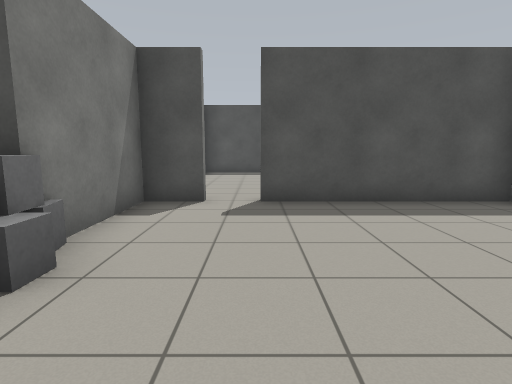
View 1 (above)

22 first-person views from a walk through a Gazebo world. The camera is 1.1 m above the floor, tilts 8° down and sees 80° across. The floor is counted in squares, 1 m on a side. Each view is taken from the middle of a square. On the plan, view 1 faces up. The plan holds only what a view shows up to about 12 squares ahead; the rest is blank. The place goes on beyond the plan. Robots are left out.

View 2
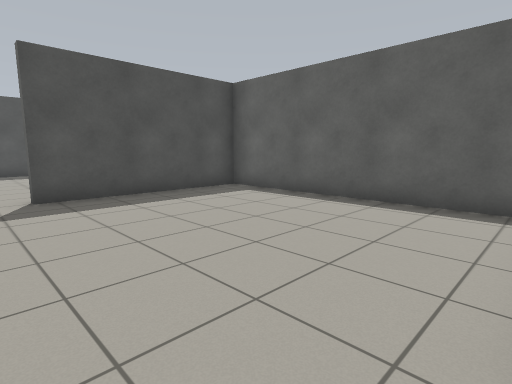

View 3
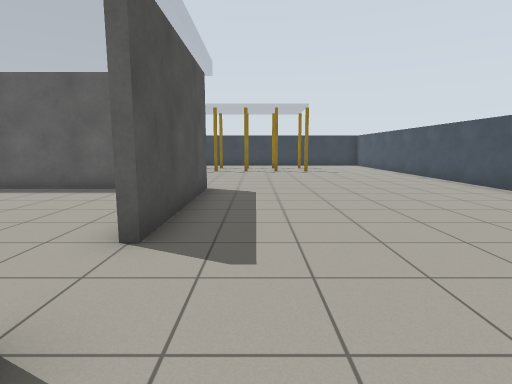

View 4
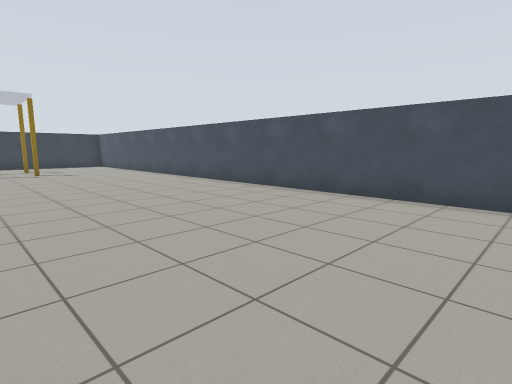

View 5
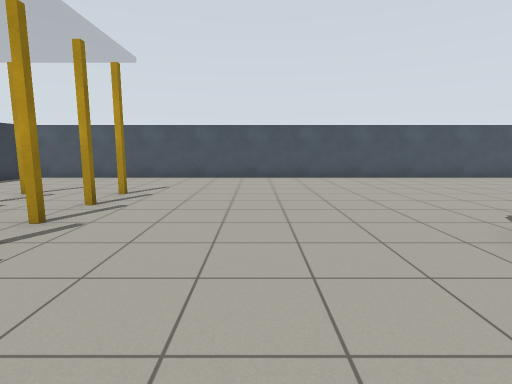

View 6
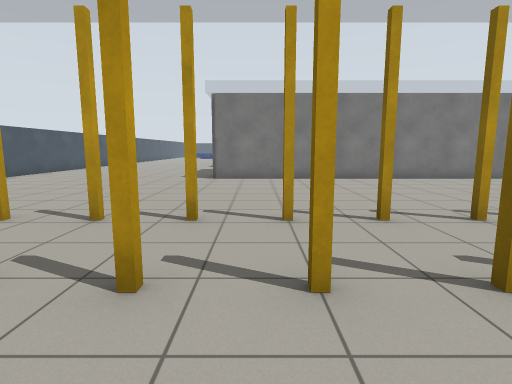

View 7
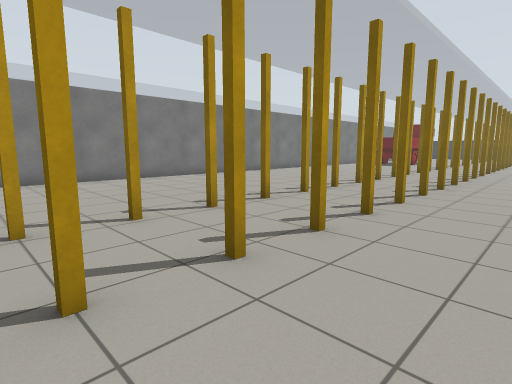

View 8
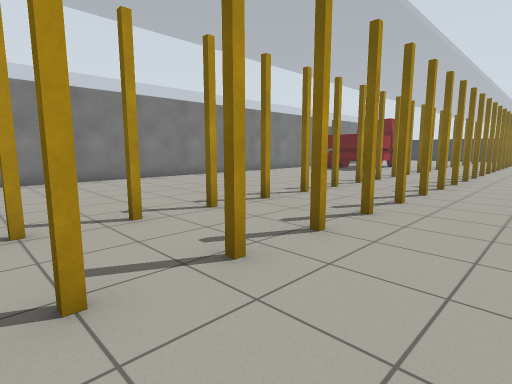

View 9
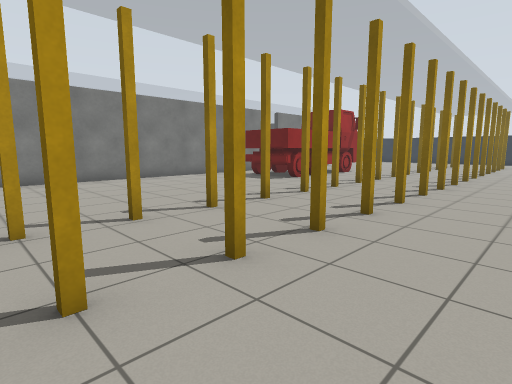

View 10
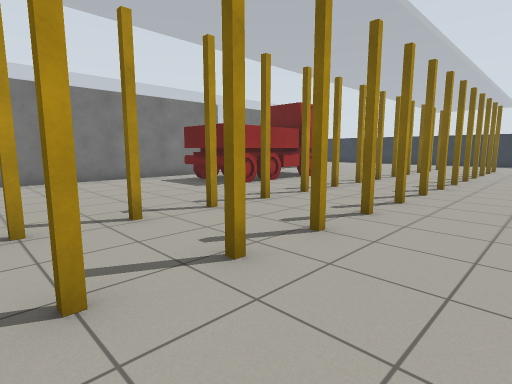

View 11
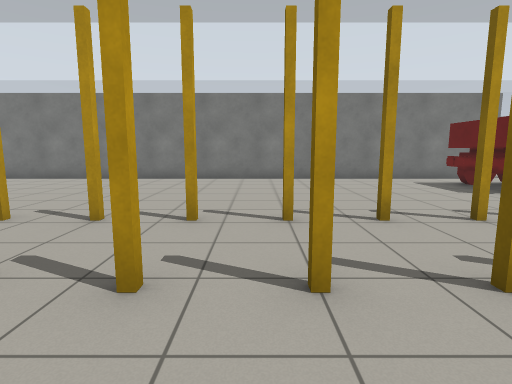

View 12
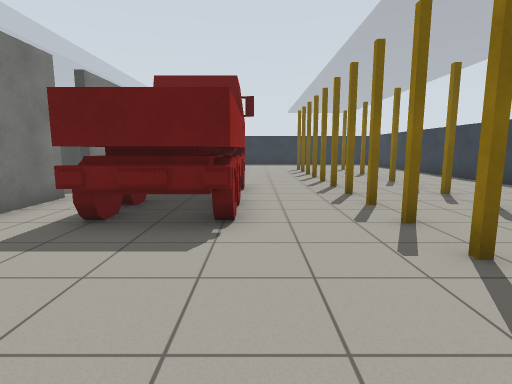

View 13
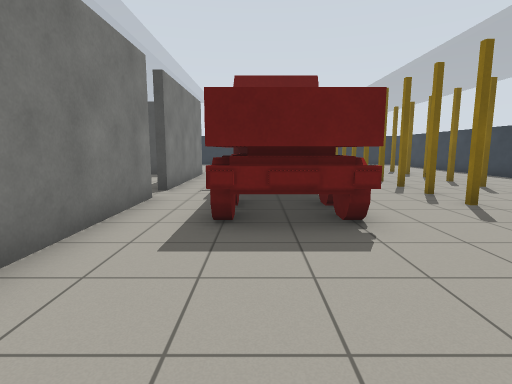

View 14
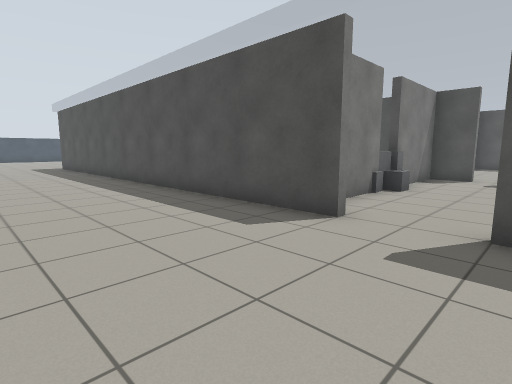

View 15
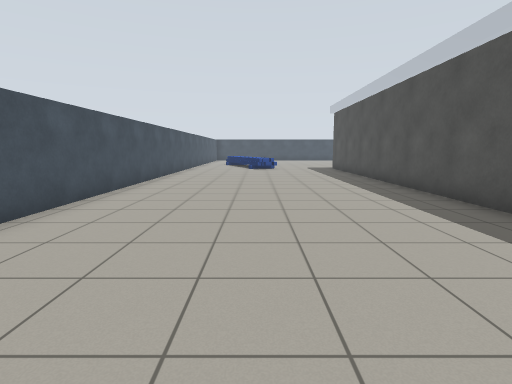

View 16
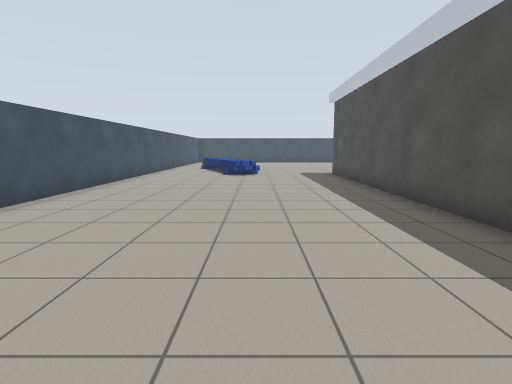

View 17
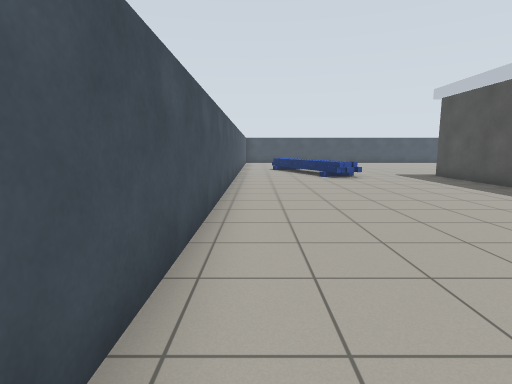

View 18
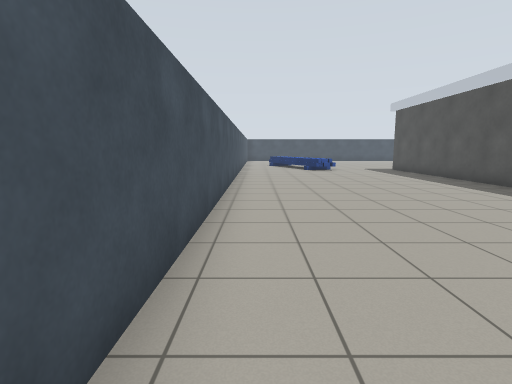

View 19
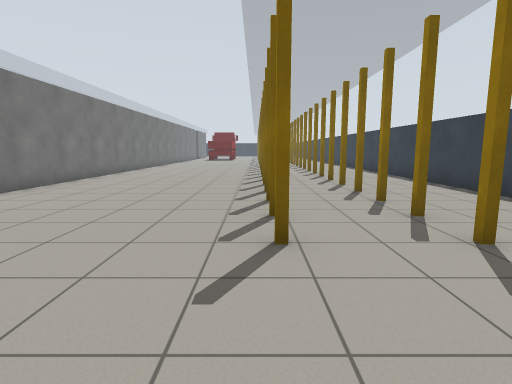

View 20
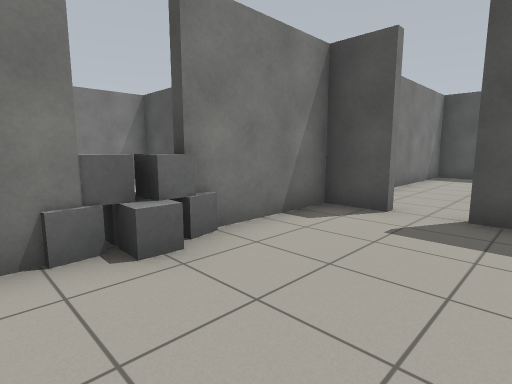

View 21
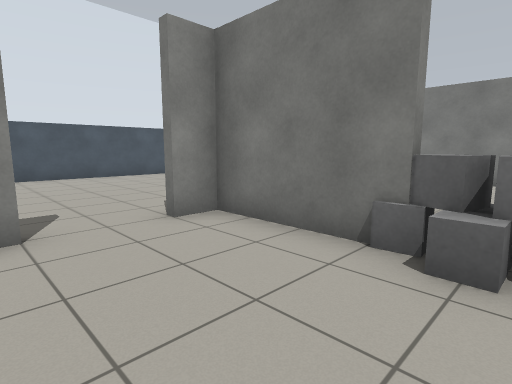

View 22
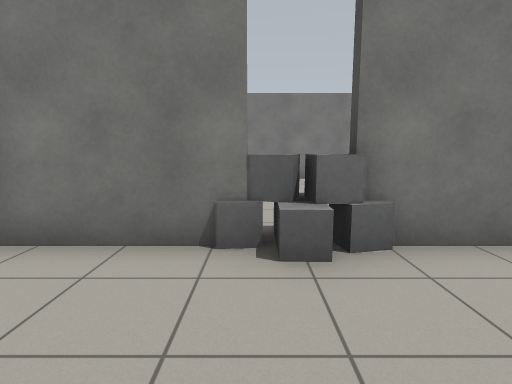

### Floor plan
Points are (right, up) in squares from view 1. A wall is a line through its corners. A room is listed if a view was taken in it or the views show most of it. See-through windows are left out.
Room 1 (views 1, 2, 20, 21, 22)
walls: (-2.4, 1.4) (-2.4, -1.4) (-1.5, -1.4); (-1, 6.4) (-2.4, 6.4) (-2.4, 3.6); (5.4, -0.5) (5.4, 6.4) (0, 6.4)
ways out: opening at (-0.5, -2) to room 2
objects: door leaf (-3, 2) to (-2, 3)
Room 2 (views 3, 4, 5, 6, 7, 8, 9, 10, 11, 12, 13, 14, 15, 16, 17, 18, 19)
walls: (-1.4, -1.6) (-16.5, -1.6); (5.6, 24) (5.6, -1.6) (0.5, -1.6); (5.6, 27.5) (5.6, 25); (-16.5, -9.8) (17.4, -9.8)
ways out: opening at (-0.5, -2) to room 1; gap at (5, 24.5)
objects: truck (8, 21) to (9, 26); yellow post (12, -6); yellow post (12, -4); yellow post (12, -3); yellow post (12, -1); yellow post (12, 0); yellow post (12, 2); yellow post (12, 3); yellow post (12, 5); yellow post (12, 6); yellow post (12, 8); yellow post (12, 9); yellow post (12, 11); yellow post (12, 12); yellow post (12, 14); yellow post (12, 15); yellow post (12, 17); yellow post (12, 18); yellow post (12, 20); yellow post (12, 21); yellow post (12, 23); yellow post (12, 24); yellow post (12, 26); yellow post (12, 27); yellow post (15, -6); yellow post (15, -4); yellow post (15, -3); yellow post (15, -1); yellow post (15, 0); yellow post (15, 2); yellow post (15, 3); yellow post (15, 5); yellow post (15, 6); yellow post (15, 8); yellow post (15, 9); yellow post (15, 11); yellow post (15, 12); yellow post (15, 14); yellow post (15, 15); yellow post (15, 17); yellow post (15, 18); yellow post (15, 20); yellow post (15, 21); yellow post (15, 23); yellow post (15, 24); yellow post (15, 26); yellow post (15, 27)

Positions as (right, up) in squares from view 1, and headings:
1: (0, 0), facing up
2: (-1, -1), facing up-right
3: (-3, -3), facing right
4: (-3, -3), facing down-right
5: (9, 2), facing down
6: (17, 0), facing left
7: (17, 0), facing up-left
8: (17, 6), facing up-left
9: (17, 12), facing up-left
10: (17, 15), facing up-left
11: (17, 15), facing left
12: (10, 17), facing up
13: (8, 17), facing up
14: (1, -6), facing up-left
15: (-1, -6), facing left
16: (-5, -5), facing left
17: (-6, -9), facing left
18: (-2, -9), facing left
19: (12, -9), facing up
20: (1, 1), facing up-left
21: (1, 3), facing down-left
22: (1, 2), facing left
